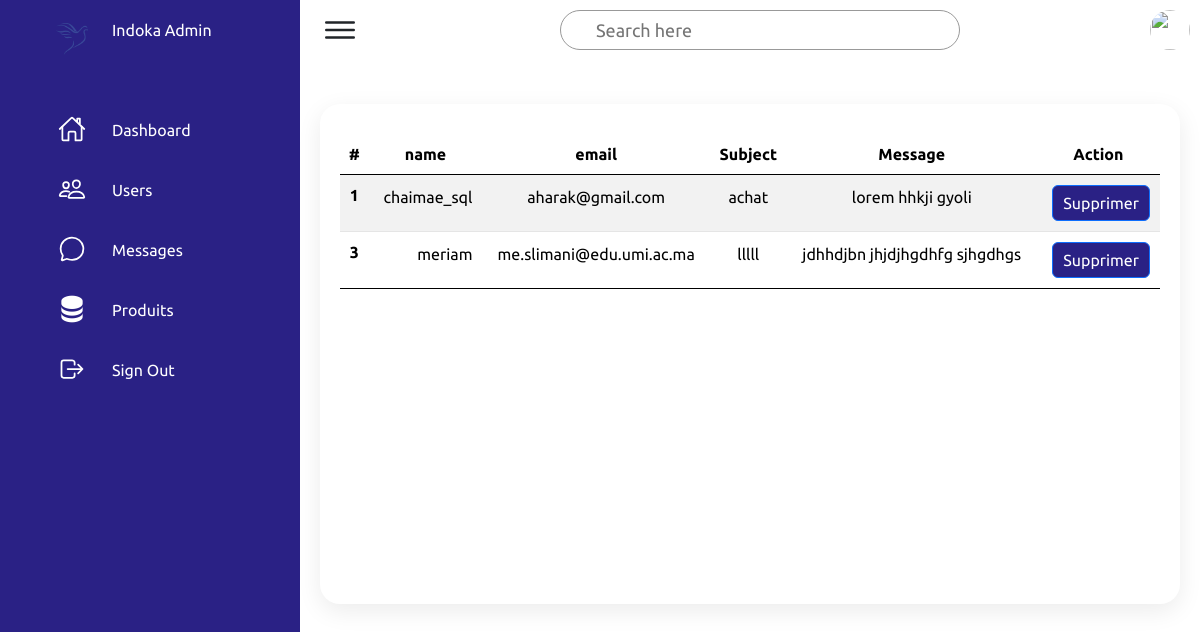
The page /messages on the database its author committed.
### Shop/models.py (models this page shows, shortened)
class Contact(models.Model):
    name = models.TextField(max_length=32)
    email = models.EmailField()
    subj = models.TextField(max_length=32)
    message = models.TextField(max_length=200)
    class Meta:
          verbose_name = "message"
          verbose_name_plural ="messages"

### Shop/views.py (the view, shortened to what this page needs)
# urls.py: path('messages', views.MessagesView.as_view(), name="messages"),
class MessagesView(View):
     template_name="messages.html"
     messgs = Contact.objects.all()
     context = {'messgs': messgs}
     def get(self,request,*args,**kwargs):
        return render(request, self.template_name,self.context)

### Shop/templates/messages.html (shortened to what this page needs)
{% extends "base.html" %}
{% load static %}
{% block content %}
<div class="details">
<div class="recentOrders">
<div class="cardHeader">
  <table class="table table-striped text-center">
    <thead>
      <tr>
        <th scope="col">#</th>
        <th scope="col">name</th>
        <th scope="col">email</th>
        <th scope="col">Subject</th>
        <th scope="col">Message</th>
        <th scope="col" >Action</th>
      </tr>
    </thead>
    <tbody id="myTable">
      {% if messgs %}
        {% for msg in messgs%}
      <tr>
        <th scope="row">{{msg.pk}}</th>
        <td>{{msg.name}}</td>
        <td>{{msg.email}}</td>
        <td>{{msg.subj}}</td>
        <td>{{msg.message}}</td>
        <form  method="post">
        <td><button class="btn btn-primary">Supprimer</button></td>
      </form>
      </tr>
        {% endfor %}
        {% endif %}
    </tbody>
  </table>
</div>
</div></div>
{% endblock content%}

### static/css/style5.css (style rules this page uses)
* { font-family: "Ubuntu", sans-serif; margin: 0; padding: 0; box-sizing: border-box; }
:root { --blue: #2a2185; --white: #fff; --gray: #f5f5f5; --black1: #222; --black2: #999; }
body { min-height: 100vh; overflow-x: hidden; }
.details { position: relative; width: 100%; padding: 20px; display: grid; grid-gap: 30px; }
.details .recentOrders { position: relative; display: grid; min-height: 500px; background: var(--white); padding: 20px; box-shadow: 0 7px 25px rgba(0, 0, 0, 0.08); border-radius: 20px; }
.details .cardHeader { display: flex; justify-content: space-between; align-items: flex-start; }
.cardHeader .btn { position: relative; padding: 5px 10px; background: var(--blue); text-decoration: none; color: var(--white); border-radius: 6px; }
.details table { width: 100%; border-collapse: collapse; margin-top: 10px; }
.details .recentOrders table tr { color: var(--black1); border-bottom: 1px solid rgba(0, 0, 0, 0.1); }
.details .recentOrders table tr:last-child { border-bottom: none; }
.details .recentOrders table tr td { padding: 10px; }
.details .recentOrders table tr td:last-child { text-align: end; }
.details .recentOrders table tr td:nth-child(2) { text-align: end; }
.details .recentOrders table tr td:nth-child(3) { text-align: center; }

### rows shown on the page
Contact: pk "1", name "chaimae_sql", email "aharak@gmail.com", subj "achat", message "lorem hhkji gyoli"
Contact: pk "3", name "meriam", email "me.slimani@edu.umi.ac.ma", subj "lllll", message "jdhhdjbn jhjdjhgdhfg sjhgdhgs"
